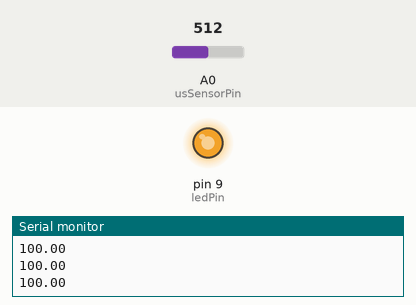
Simulated run of this sketch. Board: Arduino Uno, built with avr-gcc and run on an emulated ATmega328P. On the bench: output pins drawn as LEDs (lit = HIGH), the last lines printed to the serial monitor. The test bench sets the inputs (shaded band); at power-on: A0 (usSensorPin) = 512.

Above: at 1.2 s.
1.3 s: A0 (usSensorPin) set to 0
At 2.2 s:
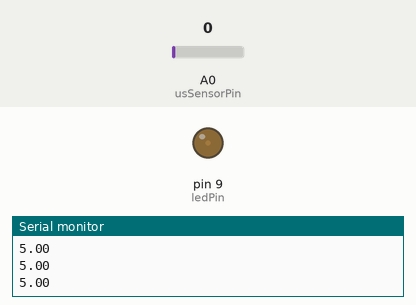
2.8 s: A0 (usSensorPin) set to 110
At 4.0 s:
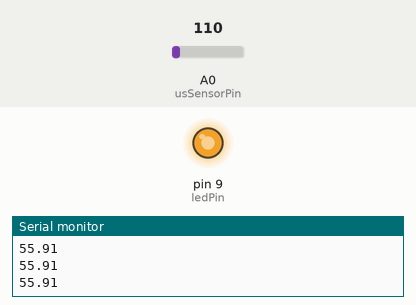
Timing chart, 0 to 5.8 s (numbered marks = the images above; inputs shaded):
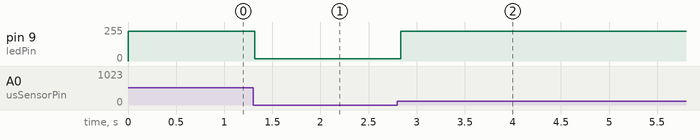

Measured:
- after the input at 1.3 s, pin 9 (ledPin): 225/255 → 17/255 at once
- after the input at 2.8 s, pin 9 (ledPin): 17/255 → 225/255 at once

The sketch:

activity-9b_sensor-jam.ino
```cpp
// DM2008 — Activity 9b


const int usSensorPin = A0;
const float usMaxRange = 520.0;
const float dataSize = 1023.0;

// TODO: declare your LED pin here (must be a PWM pin, marked with ~)
const int ledPin = 9;

float sensorVal, distVal;
int brightness = 0;
//int ledPin = A2;

void setup() {
  Serial.begin(9600);
  pinMode(ledPin, OUTPUT);
  // TODO: set up your LED pin here (hint: pinMode)
}

void loop() {
  sensorVal = analogRead(usSensorPin);
  distVal = sensorVal * usMaxRange / dataSize;

  // Clamp to a range that suits a desk / classroom setup (cm)
  if (distVal < 5)   distVal = 5;
  if (distVal > 100) distVal = 100;


  // map() rescales a value from one range to another
  // here: distance (5–100cm) becomes brightness (255–0)
  // the output range is flipped so that CLOSER = BRIGHTER
  // (note: Arduino's map() uses whole numbers, so decimals are dropped)
  brightness = map(distVal, 2, 40, 0, 225);
  brightness = constrain(brightness, 0, 225);

  // TODO: use analogWrite() to send brightness to your LED pin
  analogWrite(ledPin, brightness);


  Serial.println(distVal);
  // Serial.println(" cm");
  //Serial.print("Brightness: ");
  //Serial.println(brightness);

  delay(50);
}
```
